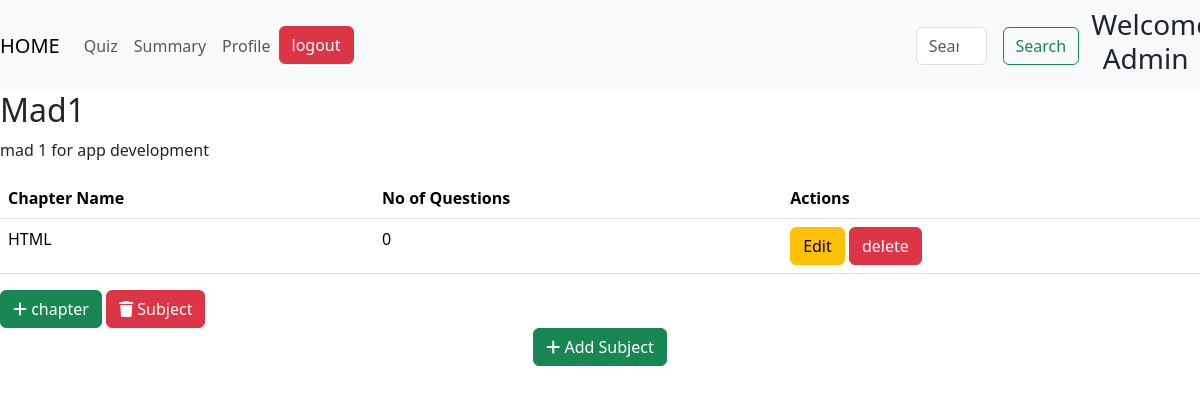
/admin, run on an earlier commit of the app's database.
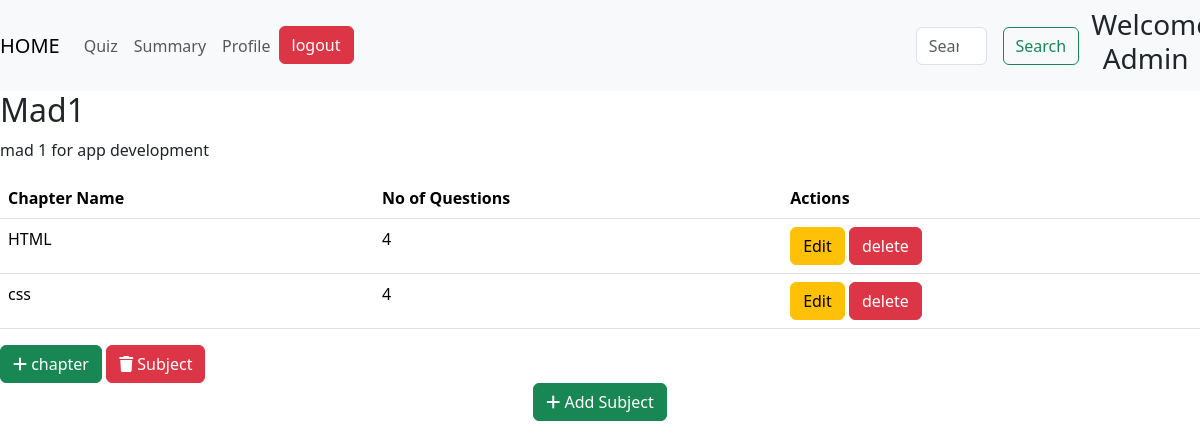
And on a later commit of the database.
### models.py (models this page shows)
class Subject(db.Model):
    id =db.Column(db.Integer, primary_key=True, autoincrement=True)
    name= db.Column(db.String(50), nullable=False)
    description=db.Column(db.String(200), nullable=True)
    chapters=db.relationship('Chapter', backref='subject', lazy=True)

class Chapter(db.Model):
    id =db.Column(db.Integer, primary_key=True, autoincrement=True)
    subject_id=db.Column(db.Integer, db.ForeignKey('subject.id', name='FK_chapter_subject_id'), nullable=False)
    name=db.Column(db.String(50), nullable=False)
    description=db.Column(db.String(100), nullable=True)
    quizs=db.relationship('Quiz', backref='chapter', lazy=True)

### routes.py (the view)
@app.route('/admin')
def admin():
    subjects = Subject.query.all()
    sub_chapters = {}
    chapter_quizs={}
    chapter_question ={}
    for subject in subjects:
        chapters = Chapter.query.filter_by(subject_id=subject.id).all()
        sub_chapters[subject.id]=chapters
        for chapter in chapters:
            quizzes = Quiz.query.filter_by(chapter_id= chapter.id).all()
            chapter_quizs[ chapter.id ] = quizzes
            total_question = sum(quiz.no_of_questions for quiz in quizzes)
            chapter_question[chapter.id] = total_question
    quiz = Quiz.query.first()
    return render_template('admin.html',subjects=subjects,sub_chapters=sub_chapters, chapter_quizs= chapter_quizs, question_counts = chapter_question)

### templates/admin.html (shortened to what this page needs)
<!DOCTYPE html>
<html lang="en">
<head>
<link href="https://cdn.jsdelivr.net/npm/bootstrap@5.3.2/dist/css/bootstrap.min.css" rel="stylesheet">
<link rel="stylesheet" href="https://cdnjs.cloudflare.com/ajax/libs/aos/2.3.4/aos.css">
<link rel="stylesheet" href="https://cdnjs.cloudflare.com/ajax/libs/font-awesome/6.7.2/css/all.min.css">
<link href="https://cdn.jsdelivr.net/npm/bootstrap@5.3.3/dist/css/bootstrap.min.css" rel="stylesheet">
</head>
<body>
<nav class="navbar navbar-expand-lg navbar-light bg-light">
    <a class="navbar-brand" href="/admin">HOME</a>
    <div class="collapse navbar-collapse" id="navbarSupportedContent">
      <ul class="navbar-nav mr-auto">
        <li class="nav-item active">
          <a class="nav-link" href="{{ url_for('quizz') }}">Quiz<span class="sr-only">(current)</span></a>
        </li>
        <li class="nav-item">
          <a class="nav-link" href="#">Summary</a>
        </li>
        <li class="nav-item">
          <a class="nav-link" href="#">Profile</a>
        </li>
        <li class="nav-item">
            <a class="btn btn-danger" href="/login">logout</a>
          </li>
      </ul>
      <form class="form-inline my-2 my-lg-0" style="display:flex; margin-left:50%;">
        <input class="form-control mr-sm-2" type="search" placeholder="Search" aria-label="Search">
        <button class="btn btn-outline-success my-2 my-sm-0" type="submit" style="margin-left: 1rem;">Search</button>
      </form>
      <div>
        <h3 style="padding-left: 10%; text-align:center;">Welcome Admin</h3>
      </div>
    </div>
  </nav>
{% if not subjects %}
<h3>No subjects added yet</h3>
{% else %}
{% for subject in subjects %}
  <div class="subs">
    <h2>{{ subject.name }}</h2>
    <p>{{ subject.description }}</p>
    <table class="table">
        <thead class="thead-dark">
        <tr>
            <th>Chapter Name</th>
            <th>No of Questions</th>
            <th>Actions</th>
        </tr>
        </thead>
        <tbody>
          {% if subject.id in sub_chapters %}
            {% for chapter in sub_chapters[subject.id] %}
             <tr>
               <td>{{chapter.name}}</td>
                <td>
                  {{ question_counts[ chapter.id ] }}
                </td>
                <td>
                    <a href="/chapter/edit/{{chapter.id}}" class="btn btn-warning">Edit</a>
                    <a href="/chapter/delete/{{chapter.id}}" class="btn btn-danger">delete</a>
                </td>
             </tr>
            {% endfor %}
          {% endif %}
        </tbody>
    </table>
    <div>
      <a href={{ url_for('add_chapter', subject_id=subject.id) }} class="btn btn-success">
        <i class="fas fa-add"></i>
        chapter
      </a>
      <a href="/subject/delete/{{subject.id}}" class="btn btn-danger">
      <i class="fa-solid fa-trash"></i>
      Subject
      </a>
    </div>
  </div>
{% endfor %}
{% endif %}
<div style="text-align: center;">
    <a href="{{ url_for('add_sub') }}" class="btn btn-success">
        <i class="fas fa-add"></i>
        Add Subject
    </a>
</div>
</body>
</html>

What changed in the data, as far as the page shows it:
computed for Chapter "HTML": question_counts "0" → "4"
added Chapter: name "css", question_counts "4"
